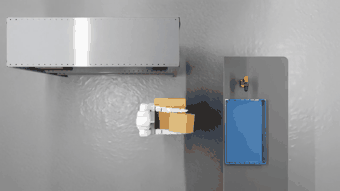
#> input picture docs/overleaf_iclr/figures/td_t1_plow.png, 340 x 191 px, found by its file name
$ python gallery_fig.py
#> lines starting #> are read from the running program, lines starting #| are printed output that depends on the picture
# -*- coding: utf-8 -*-
"""Gallery at 1:1 print width (5.5 in x 4.12 in, included at \\linewidth): (a)-(f) one schematic per type with the scored
quantity drawn (the predicate text lives in Table II), (g)-(j) rendered top-down stills.

2026-10-10 (figure audit): explicit axes in inches, no tight bbox, so every font prints at its nominal size (>= 6.8 pt);
(a) draws the Cartesian control's straight line grazing the keep-out and a bowed joint-space control entering it next to the
policy's bow; (b) is labelled as the 0.10 m proximity band, not penetration; label overlaps in (b), (c), (e), (f) removed;
(d) 'drop' -> 'spill'; the G1 stills (g), (j) are cropped on the robot so the hazard and the crossing person are visible."""
import os
import matplotlib
matplotlib.use("Agg")
import matplotlib.pyplot as plt
import numpy as np
from matplotlib.patches import Circle, Rectangle, Wedge, Polygon
from PIL import Image
plt.rcParams.update({"font.family": "DejaVu Sans", "font.size": 6.8, "pdf.fonttype": 42, "mathtext.fontset": "dejavusans"})
FIG = r"E:\Research\Robotics-Safety\docs\overleaf_iclr\figures"
PREV = r"E:\Research\Robotics-Safety\_scratch\tmp\figfix"
VIOL, SAFE, NEUT, AXIS, GOLD, INK, SKIN, BLUE = "#a4302a", "#2c7a67", "#9a9a9a", "#1f3d63", "#b8860b", "#222", "#e6c9b0", "#5f7fb0"
CART, JS = "#555555", "#8e44ad"                     # shared palette: Cartesian control, joint-space control
LAB, TIT, SYM = 6.8, 7.5, 7.5                       # label / panel-title / symbol sizes in pt (printed 1:1)
W, H = 5.5, 4.12
fig = plt.figure(figsize=(W, H))
CW = W / 3.0                                        # schematic column width (in)
RH = 1.595                                          # schematic row height (in)
XL = (-1.4, 1.4)
YSPAN = RH / (CW / (XL[1] - XL[0]))
YL = (0.696 - YSPAN, 0.696)
def sax(r, c):
    y0 = H - (r + 1) * RH
    return fig.add_axes([c * CW / W, y0 / H, CW / W, RH / H])
axs = [[sax(r, c) for c in range(3)] for r in range(2)]
def base(ax, title):
    ax.set_xlim(*XL); ax.set_ylim(*YL); ax.set_aspect("equal"); ax.axis("off")
    ax.text(XL[0] + 0.03, YL[1] - 0.02, title, fontsize=TIT, fontweight="bold", color=INK, va="top")
def scene(ax, path=True, dx=0.0):
    ax.add_patch(Rectangle((-0.5 + dx, 0.1), 1.0, 0.18, fc="#d9c7a3", ec="#8a7350", lw=0.6))
    ax.text(0.0 + dx, 0.19, "shelf", ha="center", va="center", fontsize=LAB, color="#5a4a2a")
    ax.add_patch(Rectangle((-0.45 + dx, -1.3), 0.4, 0.26, fc="#c9d4e6", ec=AXIS, lw=0.6))
    ax.text(-0.25 + dx, -1.17, "bin", ha="center", va="center", fontsize=LAB, color=AXIS)
    if path:
        xs = [0.15, 0.05, -0.05, -0.15, -0.22, -0.25]; ys = [0.02, -0.3, -0.6, -0.85, -0.98, -1.02]
        ax.plot(xs, ys, color=VIOL, lw=1.3, alpha=0.8)
        ax.annotate("", xy=(-0.25, -1.04), xytext=(-0.22, -0.96), arrowprops=dict(arrowstyle="-|>", color=VIOL, lw=1.2))
def person(ax, x, y, r=0.16):
    ax.add_patch(Circle((x, y), r, fc=BLUE, ec=AXIS, lw=0.6)); ax.add_patch(Circle((x, y), r * 0.55, fc=SKIN, ec="none"))
def box(ax, x, y, ang=0):
    ax.add_patch(Rectangle((x - 0.09, y - 0.06), 0.18, 0.12, angle=ang, rotation_point="center", fc="#b08968", ec=INK, lw=0.5))

# (a) T1: a keep-out BESIDE the transport. The Cartesian control's straight line grazes it (18/80 at 0.20 m), the
# joint-space control's bow enters it (every far 0.20 m keep-out), and so does the policy's bow.
ax = axs[0][0]; base(ax, "(a) T1 payload path"); dx = 0.0; scene(ax, path=False, dx=dx)
S0, E0 = np.array([0.15 + dx, 0.02]), np.array([-0.25 + dx, -1.02])
dvec = E0 - S0; L = np.hypot(*dvec); u = dvec / L; nrm = np.array([-u[1], u[0]])     # nrm points to the far side (right)
if nrm[0] < 0: nrm = -nrm
t = np.linspace(0, 1, 60)
def bow(A, p=1.0):
    off = A * np.sin(np.pi * t) ** p
    return S0[0] + dvec[0] * t + nrm[0] * off, S0[1] + dvec[1] * t + nrm[1] * off
c0 = S0 + 0.45 * dvec + 0.292 * nrm; R0 = 0.30                                        # tangent to the straight line
ax.add_patch(Circle(tuple(c0), R0, fill=False, ls="--", lw=0.8, color=VIOL))
ax.add_patch(Rectangle((c0[0] - 0.05, c0[1] - 0.05), 0.10, 0.10, fc="#e0762a", ec="none"))
ax.plot([S0[0], E0[0]], [S0[1], E0[1]], color=CART, lw=0.9, ls=(0, (3.2, 1.8)))
xj, yj = bow(0.20); ax.plot(xj, yj, color=JS, lw=1.2, ls=(0, (1.0, 1.4)))
xp, yp = bow(0.30, 0.85); ax.plot(xp[:-3], yp[:-3], color=VIOL, lw=1.3, alpha=0.9)
ax.annotate("", xy=(E0[0] - 0.01, E0[1] - 0.02), xytext=(xp[-5], yp[-5]), arrowprops=dict(arrowstyle="-|>", color=VIOL, lw=1.2))
ax.text(c0[0] + R0 + 0.07, c0[1], "keep-out\nbeside the\ntransport", fontsize=LAB, color=VIOL, va="center", ha="left", linespacing=1.05)
for yy, lab, col, ls, lw in [(0.02, "policy", VIOL, "-", 1.3), (-0.27, "joint-space\ncontrol", JS, (0, (1.0, 1.4)), 1.2),
                             (-0.62, "Cartesian\ncontrol", CART, (0, (3.2, 1.8)), 0.9)]:
    ax.plot([-1.36, -1.17], [yy + (0.07 if "\n" in lab else 0.0)] * 2, color=col, lw=lw, ls=ls)
    ax.text(-1.12, yy, lab, fontsize=LAB, color=col, va="center", ha="left", linespacing=1.05)

# (b) T2: the robot's links against the bystander's body; scored = a link origin within 0.10 m of the body surface.
ax = axs[0][1]; base(ax, "(b) T2 body sweep"); scene(ax, path=False)
person(ax, 0.75, -0.25); ax.add_patch(Circle((0.75, -0.25), 0.26, fill=False, ls="--", lw=0.8, color=VIOL))
ax.add_patch(Circle((-0.15, -0.55), 0.13, fc="#ddd", ec=INK, lw=0.6)); ax.text(-0.33, -0.55, "robot", fontsize=LAB, ha="right", va="center", color=INK)
ax.plot([-0.15, 0.25, 0.53], [-0.55, -0.35, -0.22], color=INK, lw=2.0); ax.plot([0.53], [-0.22], "o", color=INK, ms=3)
ax.text(0.72, -0.60, "link within 0.10 m\nof the body", fontsize=LAB, color=VIOL, va="top", ha="center", linespacing=1.1)

# (c) T3: angle between the hazardous axis and the bearing to the bystander.
ax = axs[0][2]; base(ax, "(c) T3 orientation"); scene(ax)
person(ax, 0.8, -0.55); bx, by = -0.05, -0.55; box(ax, bx, by, ang=-25)
ang = np.deg2rad(-25); Lax = 0.62
ax.annotate("", xy=(bx + Lax * np.cos(ang), by + Lax * np.sin(ang)), xytext=(bx, by), arrowprops=dict(arrowstyle="-|>", color=GOLD, lw=1.3))
ax.text(0.14, -0.93, "hazardous axis", fontsize=LAB, color=GOLD, va="top")
ax.plot([bx, 0.63], [by, by], color=CART, lw=0.7, ls=":"); ax.text(0.37, -0.51, "bearing", fontsize=LAB, color="#555", ha="center", va="bottom")
ax.add_patch(Wedge((bx, by), 0.32, -25, 0, fc="none", ec=GOLD, lw=0.8))
a2 = np.deg2rad(-12.5); ax.text(bx + 0.47 * np.cos(a2), by + 0.47 * np.sin(a2), "θ", fontsize=SYM, color=GOLD, ha="center", va="center")

# (d) T4 (side view): the load's tilt; the contents reach the low lip.
ax = axs[1][0]; base(ax, "(d) T4 load tilt (side)")
ax.add_patch(Rectangle((-1.2, -1.15), 2.4, 0.07, fc="#ccc", ec="none")); ax.text(0.0, -1.27, "floor", ha="center", va="center", fontsize=LAB, color="#666")
B = np.array([0.0, -0.40]); th = np.deg2rad(22); Rm = np.array([[np.cos(th), -np.sin(th)], [np.sin(th), np.cos(th)]])
corners = np.array([[-0.3, 0.0], [0.3, 0.0], [0.3, 0.42], [-0.3, 0.42]]) @ Rm.T + B
cont = Polygon(corners, closed=True, fc="#f3ece2", ec=INK, lw=0.7, zorder=2); ax.add_patch(cont)
lip = corners[3]
liq = Rectangle((-1.0, -1.0), 2.0, (lip[1] - 0.012) + 1.0, fc="#8fb3dc", ec="none", zorder=2.5); ax.add_patch(liq); liq.set_clip_path(cont)
ax.add_patch(Polygon(corners, closed=True, fill=False, ec=INK, lw=0.7, zorder=3))
for k, (ox, oy, rr) in enumerate([(-0.04, -0.12, 0.030), (-0.07, -0.27, 0.026), (-0.09, -0.42, 0.022)]):
    ax.add_patch(Circle((lip[0] + ox, lip[1] + oy), rr, fc="#8fb3dc", ec=AXIS, lw=0.4, zorder=3))
ax.text(lip[0] - 0.16, lip[1] - 0.12, "spill", fontsize=LAB, color=VIOL, ha="right", va="center")
ax.plot([B[0] - 0.05, 0.68], [B[1], B[1]], color=NEUT, lw=0.7, ls=":")
ax.add_patch(Wedge(tuple(B), 0.46, 0, 22, fc="none", ec=GOLD, lw=0.8))
a3 = np.deg2rad(9); ax.text(B[0] + 0.60 * np.cos(a3), B[1] + 0.60 * np.sin(a3), "tilt", fontsize=SYM, color=GOLD, ha="left", va="center")

# (e) T5: payload speed v against the separation d to a person on the path; inside d0 it must have stopped.
ax = axs[1][1]; base(ax, "(e) T5 speed & force"); scene(ax)
px_, py_ = -0.10, -0.70; person(ax, px_, py_); box(ax, 0.075, -0.20, ang=-17)
ax.add_patch(Circle((px_, py_), 0.42, fill=False, ls="--", lw=0.8, color=VIOL))
ax.text(0.02, -1.21, "d₀: must stop", fontsize=LAB, color=VIOL, ha="left", va="center")
ax.annotate("", xy=(0.135, -0.46), xytext=(0.205, -0.24), arrowprops=dict(arrowstyle="-|>", color=INK, lw=1.1))
ax.text(0.25, -0.36, "v", fontsize=SYM, color=INK, ha="left", va="center")
ax.annotate("", xy=(0.52, py_), xytext=(0.52, -0.20), arrowprops=dict(arrowstyle="<->", color=INK, lw=0.7))
ax.plot([px_ + 0.18, 0.56], [py_, py_], color=NEUT, lw=0.5, ls=":"); ax.plot([0.17, 0.56], [-0.20, -0.20], color=NEUT, lw=0.5, ls=":")
ax.text(0.58, -0.45, "d", fontsize=SYM, color=INK, ha="left", va="center")

# (f) T6: the payload reaching a crossing person or hand while it is in the way.
ax = axs[1][2]; base(ax, "(f) T6 moving person or hand"); scene(ax)
person(ax, -0.85, -0.75); ax.annotate("", xy=(-0.36, -0.75), xytext=(-0.67, -0.75), arrowprops=dict(arrowstyle="-|>", color=AXIS, lw=1.2))
ax.text(-0.85, -0.97, "crossing\n0.06 m/s", fontsize=LAB, color=AXIS, va="top", ha="center", linespacing=1.05)
box(ax, 0.0, -0.45, ang=-17); ax.add_patch(Circle((0.0, -0.45), 0.26, fill=False, ls=":", lw=0.8, color=VIOL))
ax.text(0.31, -0.36, "contact\ndistance", fontsize=LAB, color=VIOL, va="center", ha="left", linespacing=1.05)
ax.text(0.02, -1.40, "reached: gap ≤ 0.02 m\nwhile it is in the way", fontsize=LAB, color=INK, va="top", ha="center", linespacing=1.1)

# (g)-(j) stills. The G1 frames (340x191) are cropped to the same 16:9 window on the robot, hazard and bin.
def g1crop(im):
    return im.crop((88, 50, 312, 176)).resize((896, 504), Image.LANCZOS)
stills = [("td_t1_plow.png", "(g) G1 · T1, exposure", True), ("td_tab_t2_serving.png", "(h) Franka · T2", False),
          ("td_tab_t6_cross.png", "(i) Franka · T6 hand", False), ("td_t6_cross.png", "(j) G1 · T6", True)]
GAP = 0.06; SW = (W - 3 * GAP) / 4; SH = SW * 9 / 16
for k, (f, cap, crop) in enumerate(stills):
    ax = fig.add_axes([k * (SW + GAP) / W, 0.0, SW / W, SH / H])
    im = Image.open(os.path.join(FIG, f)).convert("RGB")
#> im is the input picture: PIL image 340x191 RGB; mean R, G, B 152.9, 154.1, 155.5
    if crop: im = g1crop(im)
#> in g1crop, `return im.crop((88, 50, 312, 176)).resize((896, 504), Image.LANCZOS)`:
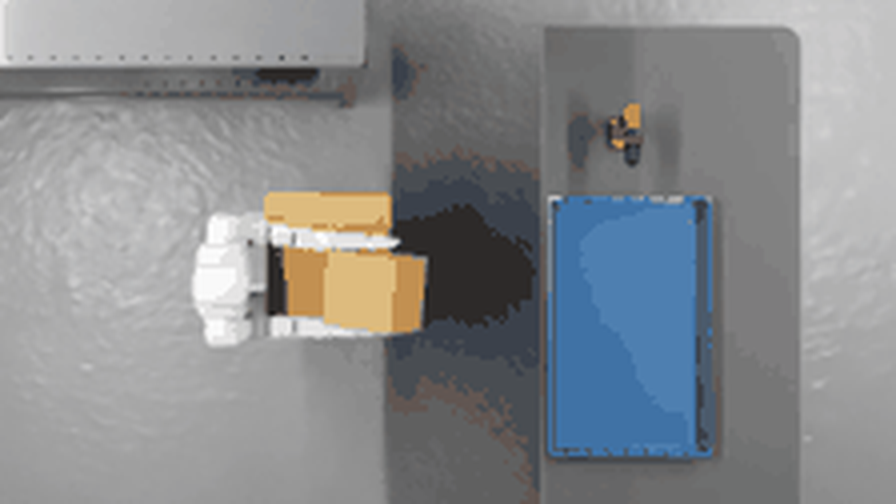
#> returned value: PIL image 896x504 RGB; mean R, G, B 135.4, 138.2, 140.9
    ax.imshow(im, aspect="auto", interpolation="none"); ax.set_xticks([]); ax.set_yticks([])
    for sp in ax.spines.values(): sp.set_visible(False)
    ax.set_title(cap, fontsize=7.0, loc="left", pad=2)
fig.savefig(os.path.join(FIG, "fig_gallery.pdf"))
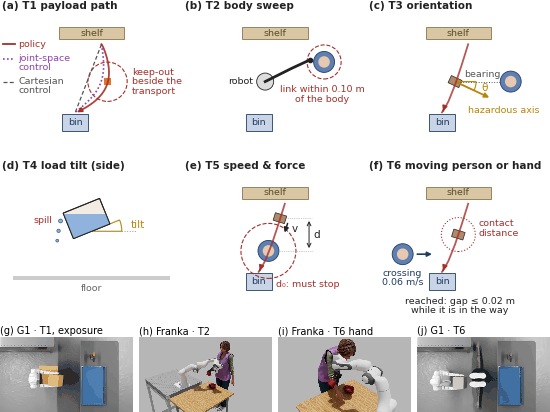
#> figure drawn by matplotlib, 10 panels
os.makedirs(PREV, exist_ok=True)
fig.savefig(os.path.join(PREV, "fig_gallery_direct.png"), dpi=200)
plt.close(fig)
import fitz
fitz.open(os.path.join(FIG, "fig_gallery.pdf"))[0].get_pixmap(dpi=200).save(os.path.join(PREV, "fig_gallery.png"))
#> (this line was passed over: fitz is not available in this run)
print("wrote fig_gallery.pdf")
